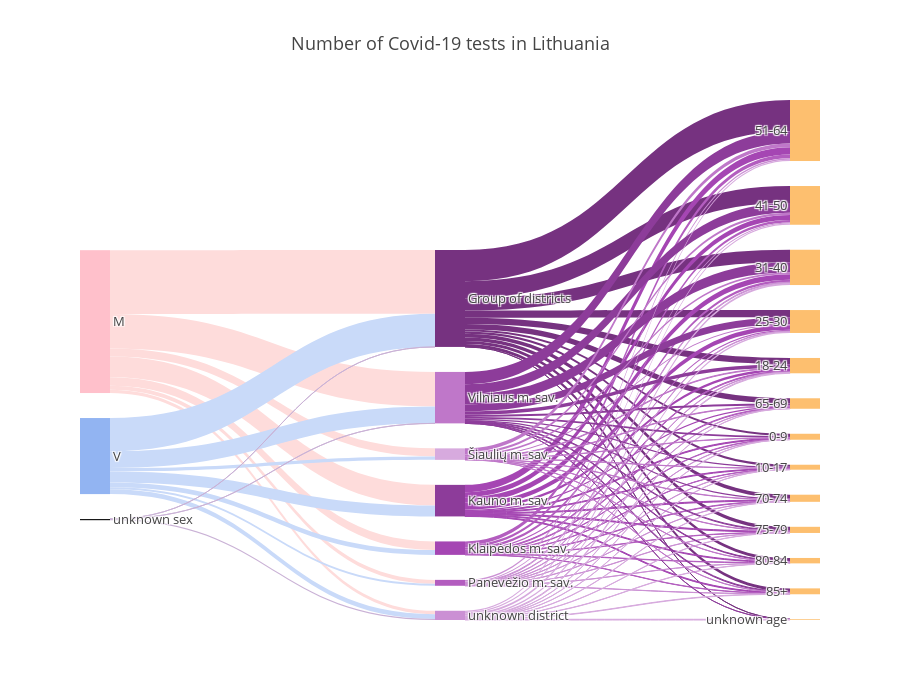

Notebook cell for this chart:
### Code cell
import plotly.graph_objs as go
from plotly.offline import download_plotlyjs, init_notebook_mode, plot, iplot
init_notebook_mode(connected=True)

nodes_df = pd.DataFrame(nodes, columns = ['ID', 'Label', 'Color'])


links_df = pd.DataFrame(links_without_head, columns =['Source','Target','Value','Link Color'] )


data_trace = dict(
    type='sankey',
    domain = dict(
      x =  [0,1],
      y =  [0,1]
    ),
    orientation = "h",
    valueformat = ".0f",
    node = dict(
      pad = 25,
      thickness = 30,
      line = dict(
        color = "black",
        width = 0
      ),
      label =  nodes_df['Label'].dropna(axis=0, how='any'),
      color = nodes_df['Color']
    ),
    link = dict(
      source = links_df['Source'].dropna(axis=0, how='any'),
      target = links_df['Target'].dropna(axis=0, how='any'),
      value = links_df['Value'].dropna(axis=0, how='any'),
      color = links_df['Link Color'].dropna(axis=0, how='any'),
  )
)

layout =  dict(
    title = "Number of Covid-19 tests in Lithuania  ",
    height = 700,
    font = dict(
      size = 13
    ),    
)

fig = dict(data=[data_trace], layout=layout)
iplot(fig, validate=False)

### Figure 1 — Plotly figure (JSON) as saved in the notebook; plotly's stock layout.template omitted (floating-point values rounded to 4 significant figures)
{"data": [{"domain": {"x": [0, 1], "y": [0, 1]}, "link": {"color": ["#fedcdb", "#fedcdb", "#fedcdb", "#fedcdb", "#fedcdb", "#fedcdb", "#fedcdb", "#c9daf9", "#c9daf9", "#c9daf9", "#c9daf9", "#c9daf9", "#c9daf9", "#c9daf9", "cab2d6", "cab2d6", "cab2d6", "#763280", "#763280", "#763280", "#763280", "#763280", "#763280", "#763280", "#763280", "#763280", "#763280", "#763280", "#763280", "#763280", "#a546b3", "#a546b3", "#a546b3", "#a546b3", "#a546b3", "#a546b3", "#a546b3", "#a546b3", "#a546b3", "#a546b3", "#a546b3", "#a546b3", "#b35dbf", "#b35dbf", "#b35dbf", "#b35dbf", "#b35dbf", "#b35dbf", "#b35dbf", "#b35dbf", "#b35dbf", "#b35dbf", "#b35dbf", "#b35dbf", "#cb90d4", "#cb90d4", "#cb90d4", "#cb90d4", "#cb90d4", "#cb90d4", "#cb90d4", "#cb90d4", "#cb90d4", "#cb90d4", "#cb90d4", "#cb90d4", "#8d3c9a", "#8d3c9a", "#8d3c9a", "#8d3c9a", "#8d3c9a", "#8d3c9a", "#8d3c9a", "#8d3c9a", "#8d3c9a", "#8d3c9a", "#8d3c9a", "#8d3c9a", "#8d3c9a", "#d7aade", "#d7aade", "#d7aade", "#d7aade", "#d7aade", "#d7aade", "#d7aade", "#d7aade", "#d7aade", "#d7aade", "#d7aade", "#d7aade", "#d7aade", "#bf77c9", "#bf77c9", "#bf77c9", "#bf77c9", "#bf77c9", "#bf77c9", "#bf77c9", "#bf77c9", "#bf77c9", "#bf77c9", "#bf77c9", "#bf77c9"], "source": ["0", "0", "0", "0", "0", "0", "0", "1", "1", "1", "1", "1", "1", "1", "2", "2", "2", "3", "3", "3", "3", "3", "3", "3", "3", "3", "3", "3", "3", "3", "4", "4", "4", "4", "4", "4", "4", "4", "4", "4", "4", "4", "5", "5", "5", "5", "5", "5", "5", "5", "5", "5", "5", "5", "6", "6", "6", "6", "6", "6", "6", "6", "6", "6", "6", "6", "7", "7", "7", "7", "7", "7", "7", "7", "7", "7", "7", "7", "7", "8", "8", "8", "8", "8", "8", "8", "8", "8", "8", "8", "8", "8", "9", "9", "9", "9", "9", "9", "9", "9", "9", "9", "9", "9"], "target": ["3", "4", "5", "6", "7", "8", "9", "3", "4", "5", "6", "7", "8", "9", "3", "7", "8", "10", "11", "12", "13", "14", "15", "16", "17", "18", "19", "20", "21", "22", "10", "11", "12", "13", "14", "15", "16", "17", "18", "19", "20", "21", "10", "11", "12", "13", "14", "15", "16", "17", "18", "19", "20", "21", "10", "11", "12", "13", "14", "15", "16", "17", "18", "19", "20", "21", "10", "11", "12", "13", "14", "15", "16", "17", "18", "19", "20", "21", "22", "10", "11", "12", "13", "14", "15", "16", "17", "18", "19", "20", "21", "22", "10", "11", "12", "13", "14", "15", "16", "17", "18", "19", "20", "21"], "value": [165254, 53469, 22307, 9891, 89521, 8802, 20884, 85868, 28295, 12544, 5376, 43768, 12311, 8895, 12, 1, 2808, 5722, 5309, 16139, 18960, 32071, 44017, 80762, 13778, 9759, 9050, 7672, 7883, 12, 2429, 2002, 7016, 11484, 14179, 12918, 18931, 3606, 2492, 2395, 2078, 2234, 1126, 723, 2239, 3475, 5986, 6106, 9357, 1982, 1331, 853, 917, 756, 401, 443, 1023, 1315, 2281, 2760, 4501, 666, 525, 533, 411, 408, 4527, 3495, 9194, 17900, 27176, 25085, 31885, 5227, 2998, 1898, 1732, 2172, 1, 533, 325, 2328, 3635, 5288, 3344, 2975, 540, 601, 556, 699, 1204, 1893, 748, 566, 1725, 2598, 4482, 6115, 9692, 1359, 723, 647, 522, 602]}, "node": {"color": ["pink", "#92b4f2", "#purple", "#763280", "#8d3c9a", "#a546b3", "#b35dbf", "#bf77c9", "#cb90d4", "#d7aade", "#fdbf6f", "#fdbf6f", "#fdbf6f", "#fdbf6f", "#fdbf6f", "#fdbf6f", "#fdbf6f", "#fdbf6f", "#fdbf6f", "#fdbf6f", "#fdbf6f", "#fdbf6f", "#fdbf6f"], "label": ["M", "V", "unknown sex", "Group of districts", "Kauno m. sav.", "Klaipėdos m. sav.", "Panevėžio m. sav.", "Vilniaus m. sav.", "unknown district", "Šiaulių m. sav.", "0-9", "10-17", "18-24", "25-30", "31-40", "41-50", "51-64", "65-69", "70-74", "75-79", "80-84", "85+", "unknown age"], "line": {"color": "black", "width": 0}, "pad": 25, "thickness": 30}, "orientation": "h", "type": "sankey", "valueformat": ".0f"}], "layout": {"font": {"size": 13}, "height": 700, "title": "Number of Covid-19 tests in Lithuania  "}}
